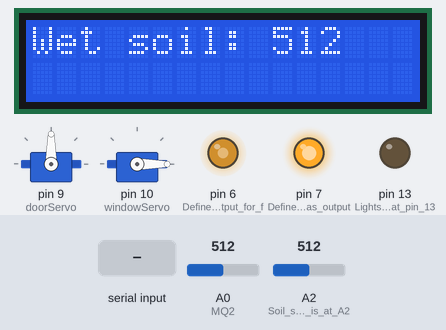
Bench run of a sketch on a simulated Arduino Uno, built with avr-gcc and run on an emulated ATmega328P. Shown: 2 × servo, 16×2 character LCD, output pins drawn as LEDs (lit = HIGH). The test bench sets the inputs (shaded band); at power-on: A2 (Soil_sensor_is_at_A2) = 512, A0 (MQ2) = 512. What the sketch prints to the serial monitor is not drawn.

Above: at 1.6 s.
1.7 s: "d" received over Serial
At 4.2 s:
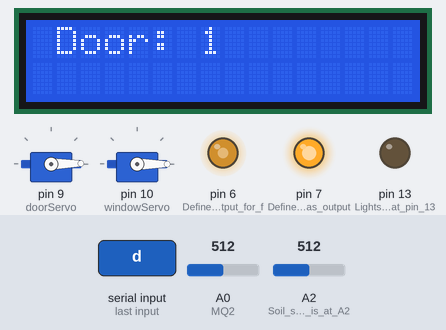
4.9 s: "w" received over Serial
At 8.0 s:
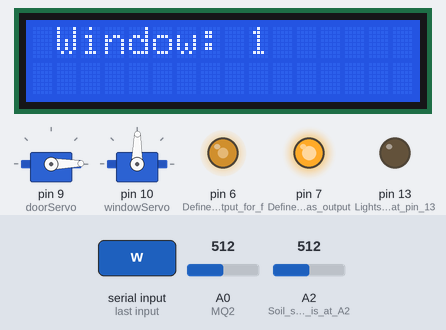
8.3 s: "l" received over Serial
At 10.0 s:
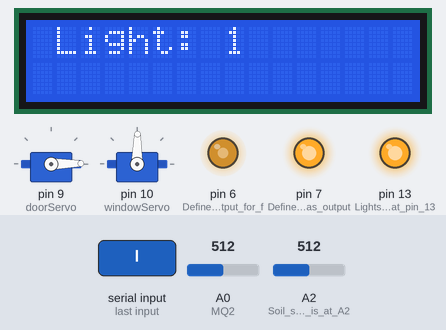
10.3 s: A2 (Soil_sensor_is_at_A2) set to 490
At 12.0 s:
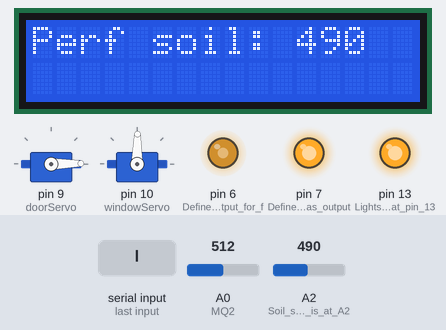
12.3 s: A2 (Soil_sensor_is_at_A2) set to 211
14.0 s: A2 (Soil_sensor_is_at_A2) set to 182
At 15.9 s:
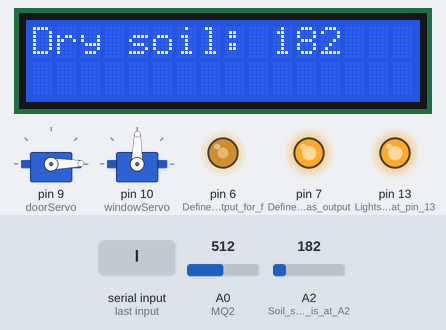
Timing chart, 0 to 17.3 s (numbered marks = the images above; inputs shaded):
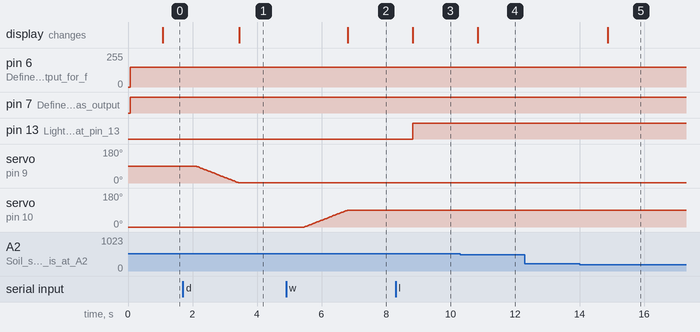

Measured:
- the behaviour switches between 501 and 500 on A2 (Soil_sensor_is_at_A2) (found by bisection; images 3 and 4)
- the behaviour switches between 200 and 199 on A2 (Soil_sensor_is_at_A2) (found by bisection; images 4 and 5)
- after the input at 1.7 s, servo on pin 9 (doorServo): moves from 90° to 1° over 1.3 s, starting after 0.40 s; the display: changes after 1.7 s (image 1)
- after the input at 4.9 s, servo on pin 10 (windowServo): moves from 0° to 89° over 1.3 s, starting after 0.57 s; the display: changes after 1.9 s (image 2)
- after the input at 8.3 s, pin 13 (Lights_module_at_pin_13): LOW → HIGH after 0.52 s; the display: changes after 0.53 s (image 3)
- after the input at 10.3 s, the display: changes after 0.55 s (image 4)
- after the input at 12.3 s, every drawn part: stays the same
- after the input at 14.0 s, the display: changes after 0.87 s (image 5)

The sketch:

arduino_.ino
```cpp
#include <LiquidCrystal_I2C.h>
#include <Servo.h> // Servo function library

Servo doorServo;
Servo windowServo;

bool isDoorOpen = false;
bool isWindowOpen = false;
bool isLightOn = false;
char incomingString;

int soilValue = 0;
int MQ2 = A0; // Define MQ2 gas sensor pin at A0
int pos = 0; // Start angle of servo used in loops

int soil = 0;

LiquidCrystal_I2C mylcd(0x27, 16, 2);
void setup()
{
  doorServo.attach(9); // Define the position of the servo on D9 DOOR
  windowServo.attach(10);
  windowServo.write(0);
  doorServo.write(90);
  mylcd.init();
  mylcd.backlight();

  pinMode (A2, INPUT); // Soil sensor is at A2, the mode is input
  pinMode(13, OUTPUT); // Lights module at pin 13
  pinMode (MQ2, INPUT); // MQ2 gas sensor as input
  pinMode (6, OUTPUT); // Define D6 as output for fan
  pinMode (7, OUTPUT); // Define D7 as output /fan????

  Serial.begin(9600);

  while (!Serial)
  {
    ; // wait for serial port to connect. Needed for native USB
  }
}

void loop()
{
  checkGasValue();
  getSoilHumidity();
  if (Serial.available() > 0)
  {
    // read the incoming letter:
    incomingString = Serial.read();
    switch (incomingString) {
      case 'd':
        changeDoor();
        break;
      case 'w':
        changeWindow();
        break;
      case 'l':
        changeLights();
        break;
      case 'x':
        //Need to turn everything off. So no inconsistance between firebase
        printToScreen("Exit");
        break;
      default:
        //printToScreen("Error,bad input!");
        break;
    }
  }
}

void checkGasValue() {
  int val = analogRead (MQ2); // Read the voltage value of A0 port and assign it to val
  //Serial.println (val); // Serial port sends val value
  if (val > 450) { // turn on the fan
    digitalWrite (7, HIGH);
    analogWrite(6, 150);
    //printToSerial("Gas : 1");
  } else {
    digitalWrite (7, LOW);
    analogWrite(6, 0);
    //printToSerial("Gas : 0");
  }
  delay(1000);
}

int getOldSoilValue(int soil) {
  return soil;
}

void getSoilHumidity() {
  int oldSoilValue = getOldSoilValue(soil);
  soilValue = analogRead(A2);

  if (soilValue < 200) {
    soil = 0;
    if (oldSoilValue != soil) {
      printToSerial("Soil : Dry");
      printToScreen("Dry soil: " + String(soilValue));
    }
  }
  else if (soilValue > 500) {
    soil = 2;
    if (oldSoilValue != soil) {
      printToSerial("Soil : Wet");
      printToScreen("Wet soil: " + String(soilValue));
    }
  }
  else {
    soil = 1;
    if (oldSoilValue != soil) {
      printToSerial("Soil : Perfect");
      printToScreen("Perf soil: " + String(soilValue));
    }
  }
}


void changeLights() {
  if (isLightOn) {
    digitalWrite(13, LOW);
    isLightOn = false;
  }
  else {
    digitalWrite(13, HIGH);
    isLightOn = true;
  }
  printToScreen(" Light: " + String(isLightOn));
  printToSerial(" Light: " + String(isLightOn));

}


void changeWindow() {
  if (isWindowOpen) { // close the window
    for (pos = 90; pos >= 1; pos -= 1) // Angle from 180 to 0 degrees
    {
      windowServo.write (pos); // The servo angle is pos
      delay (15); // Delay 15ms
    }
    isWindowOpen = false;
  } else { // open the window
    for (pos = 0; pos < 90; pos += 1) // angle from 0 to 180 degrees
    {
      windowServo.write (pos); // The angle of the servo is pos
      delay (15); // Delay 15ms
    }
    isWindowOpen = true;

  }
  printToScreen(" Window: " + String(isWindowOpen));
  printToSerial(" Window: " + String(isWindowOpen));
}


void changeDoor() {
  if (isDoorOpen) { // close the door
    for (pos = 0; pos < 90; pos += 1) // angle from 0 to 180 degrees
    {
      doorServo.write (pos); // The servo angle is pos
      delay (15); // Delay 15ms
    }
    isDoorOpen = false;
  } else { // open the door
    for (pos = 90; pos >= 1; pos -= 1) // Angle from 180 to 0 degrees
    {
      doorServo.write (pos); // The angle of the servo is pos
      delay (15); // Delay 15ms
    }
    isDoorOpen = true;

  }
  printToScreen(" Door: " + String(isDoorOpen));
  printToSerial(" Door: " + String(isDoorOpen));
}

void printToScreen(String message)
{
  mylcd.clear();
  mylcd.setCursor(1 - 1, 1 - 1);
  mylcd.print(message);
}

void printToSerial(String message)
{
  Serial.println(message);
}
```
